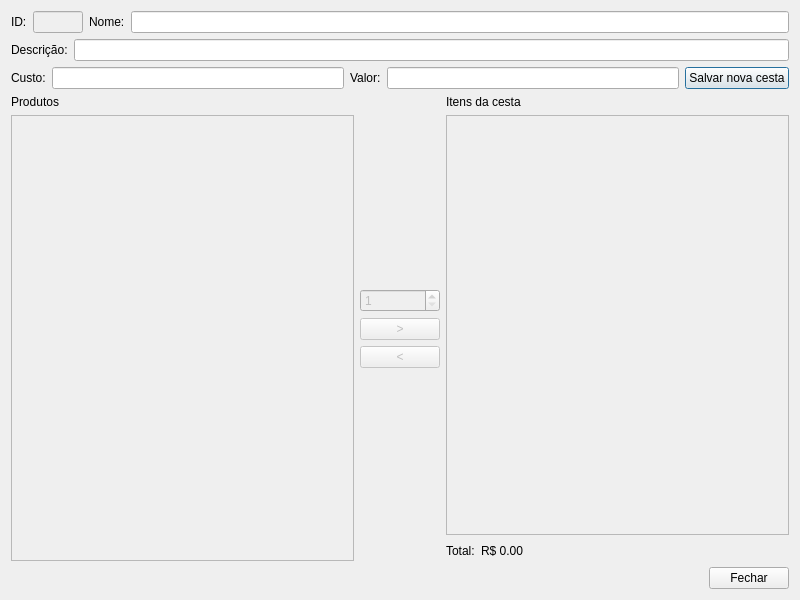
<?xml version="1.0" encoding="UTF-8"?>
<ui version="4.0">
 <class>fm_nova_cesta</class>
 <widget class="QDialog" name="fm_nova_cesta">
  <property name="geometry">
   <rect>
    <x>0</x>
    <y>0</y>
    <width>800</width>
    <height>600</height>
   </rect>
  </property>
  <property name="windowTitle">
   <string>Cadastro de nova cesta - FCMCestas</string>
  </property>
  <property name="windowIcon">
   <iconset resource="resource_files.qrc">
    <normaloff>:/icons/images/icone.png</normaloff>:/icons/images/icone.png</iconset>
  </property>
  <layout class="QGridLayout" name="gridLayout">
   <item row="0" column="0">
    <layout class="QHBoxLayout" name="horizontalLayout">
     <item>
      <widget class="QLabel" name="label_8">
       <property name="text">
        <string>ID:</string>
       </property>
      </widget>
     </item>
     <item>
      <widget class="QLineEdit" name="lineEdit_id">
       <property name="enabled">
        <bool>false</bool>
       </property>
       <property name="maximumSize">
        <size>
         <width>50</width>
         <height>16777215</height>
        </size>
       </property>
      </widget>
     </item>
     <item>
      <widget class="QLabel" name="label">
       <property name="text">
        <string>Nome:</string>
       </property>
      </widget>
     </item>
     <item>
      <widget class="QLineEdit" name="lineEdit_nome"/>
     </item>
    </layout>
   </item>
   <item row="1" column="0">
    <layout class="QHBoxLayout" name="horizontalLayout_2">
     <item>
      <widget class="QLabel" name="label_2">
       <property name="text">
        <string>Descrição:</string>
       </property>
      </widget>
     </item>
     <item>
      <widget class="QLineEdit" name="lineEdit_descricao"/>
     </item>
    </layout>
   </item>
   <item row="2" column="0">
    <layout class="QHBoxLayout" name="horizontalLayout_3">
     <item>
      <widget class="QLabel" name="label_3">
       <property name="text">
        <string>Custo:</string>
       </property>
      </widget>
     </item>
     <item>
      <widget class="QLineEdit" name="lineEdit_custo"/>
     </item>
     <item>
      <widget class="QLabel" name="label_4">
       <property name="text">
        <string>Valor:</string>
       </property>
      </widget>
     </item>
     <item>
      <widget class="QLineEdit" name="lineEdit_valor"/>
     </item>
     <item>
      <widget class="QPushButton" name="pushButton_salvar_cesta">
       <property name="text">
        <string>Salvar nova cesta</string>
       </property>
      </widget>
     </item>
    </layout>
   </item>
   <item row="3" column="0">
    <layout class="QHBoxLayout" name="horizontalLayout_8">
     <item>
      <layout class="QVBoxLayout" name="verticalLayout">
       <item>
        <widget class="QLabel" name="label_5">
         <property name="text">
          <string>Produtos</string>
         </property>
        </widget>
       </item>
       <item>
        <widget class="QTableWidget" name="tableWidget_produtos">
         <property name="enabled">
          <bool>false</bool>
         </property>
        </widget>
       </item>
      </layout>
     </item>
     <item>
      <layout class="QVBoxLayout" name="verticalLayout_3">
       <item>
        <spacer name="verticalSpacer">
         <property name="orientation">
          <enum>Qt::Vertical</enum>
         </property>
         <property name="sizeHint" stdset="0">
          <size>
           <width>20</width>
           <height>40</height>
          </size>
         </property>
        </spacer>
       </item>
       <item>
        <widget class="QSpinBox" name="spinBox_quantidade">
         <property name="enabled">
          <bool>false</bool>
         </property>
         <property name="minimum">
          <number>1</number>
         </property>
        </widget>
       </item>
       <item>
        <widget class="QPushButton" name="pushButton_adicionar">
         <property name="enabled">
          <bool>false</bool>
         </property>
         <property name="text">
          <string>&gt;</string>
         </property>
        </widget>
       </item>
       <item>
        <widget class="QPushButton" name="pushButton_retirar">
         <property name="enabled">
          <bool>false</bool>
         </property>
         <property name="text">
          <string>&lt;</string>
         </property>
        </widget>
       </item>
       <item>
        <spacer name="verticalSpacer_2">
         <property name="orientation">
          <enum>Qt::Vertical</enum>
         </property>
         <property name="sizeHint" stdset="0">
          <size>
           <width>20</width>
           <height>40</height>
          </size>
         </property>
        </spacer>
       </item>
      </layout>
     </item>
     <item>
      <layout class="QVBoxLayout" name="verticalLayout_2">
       <item>
        <widget class="QLabel" name="label_6">
         <property name="text">
          <string>Itens da cesta</string>
         </property>
        </widget>
       </item>
       <item>
        <widget class="QTableWidget" name="tableWidget_itens_cesta">
         <property name="enabled">
          <bool>false</bool>
         </property>
        </widget>
       </item>
       <item>
        <layout class="QHBoxLayout" name="horizontalLayout_6">
         <item>
          <widget class="QLabel" name="label_7">
           <property name="text">
            <string>Total:</string>
           </property>
          </widget>
         </item>
         <item>
          <widget class="QLabel" name="label_total">
           <property name="text">
            <string>R$ 0.00</string>
           </property>
          </widget>
         </item>
         <item>
          <spacer name="horizontalSpacer">
           <property name="orientation">
            <enum>Qt::Horizontal</enum>
           </property>
           <property name="sizeHint" stdset="0">
            <size>
             <width>40</width>
             <height>20</height>
            </size>
           </property>
          </spacer>
         </item>
        </layout>
       </item>
      </layout>
     </item>
    </layout>
   </item>
   <item row="4" column="0">
    <layout class="QHBoxLayout" name="horizontalLayout_4">
     <item>
      <spacer name="horizontalSpacer_2">
       <property name="orientation">
        <enum>Qt::Horizontal</enum>
       </property>
       <property name="sizeHint" stdset="0">
        <size>
         <width>40</width>
         <height>20</height>
        </size>
       </property>
      </spacer>
     </item>
     <item>
      <widget class="QPushButton" name="pushButton_fechar">
       <property name="text">
        <string>Fechar</string>
       </property>
      </widget>
     </item>
    </layout>
   </item>
  </layout>
 </widget>
 <resources>
  <include location="resource_files.qrc"/>
 </resources>
 <connections/>
</ui>
